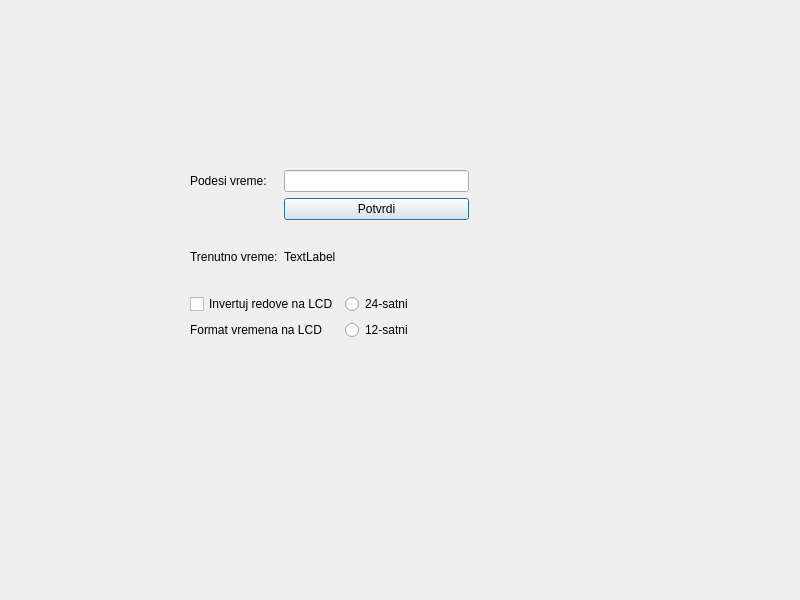
<?xml version="1.0" encoding="UTF-8"?>
<ui version="4.0">
 <class>Dialog</class>
 <widget class="QDialog" name="Dialog">
  <property name="geometry">
   <rect>
    <x>0</x>
    <y>0</y>
    <width>800</width>
    <height>600</height>
   </rect>
  </property>
  <property name="windowTitle">
   <string>Dialog</string>
  </property>
  <widget class="QWidget" name="">
   <property name="geometry">
    <rect>
     <x>190</x>
     <y>170</y>
     <width>279</width>
     <height>170</height>
    </rect>
   </property>
   <layout class="QVBoxLayout" name="verticalLayout_3">
    <item>
     <layout class="QGridLayout" name="gridLayout">
      <item row="1" column="1">
       <widget class="QPushButton" name="pushButton">
        <property name="text">
         <string>Potvrdi</string>
        </property>
       </widget>
      </item>
      <item row="0" column="1">
       <widget class="QLineEdit" name="lineEdit"/>
      </item>
      <item row="2" column="1">
       <widget class="QLabel" name="label_3">
        <property name="text">
         <string>TextLabel</string>
        </property>
       </widget>
      </item>
      <item row="2" column="0">
       <widget class="QLabel" name="label_2">
        <property name="text">
         <string>Trenutno vreme:</string>
        </property>
       </widget>
      </item>
      <item row="0" column="0">
       <widget class="QLabel" name="label">
        <property name="text">
         <string>Podesi vreme:</string>
        </property>
       </widget>
      </item>
     </layout>
    </item>
    <item>
     <layout class="QHBoxLayout" name="horizontalLayout">
      <item>
       <layout class="QVBoxLayout" name="verticalLayout_2">
        <item>
         <widget class="QCheckBox" name="checkBox">
          <property name="text">
           <string>Invertuj redove na LCD</string>
          </property>
         </widget>
        </item>
        <item>
         <widget class="QLabel" name="label_4">
          <property name="text">
           <string>Format vremena na LCD</string>
          </property>
         </widget>
        </item>
       </layout>
      </item>
      <item>
       <layout class="QVBoxLayout" name="verticalLayout">
        <item>
         <widget class="QRadioButton" name="radio1">
          <property name="text">
           <string>24-satni</string>
          </property>
          <attribute name="buttonGroup">
           <string notr="true">buttonGroup</string>
          </attribute>
         </widget>
        </item>
        <item>
         <widget class="QRadioButton" name="radio2">
          <property name="text">
           <string>12-satni</string>
          </property>
          <attribute name="buttonGroup">
           <string notr="true">buttonGroup</string>
          </attribute>
         </widget>
        </item>
       </layout>
      </item>
     </layout>
    </item>
   </layout>
  </widget>
 </widget>
 <resources/>
 <connections/>
 <buttongroups>
  <buttongroup name="buttonGroup"/>
 </buttongroups>
</ui>
